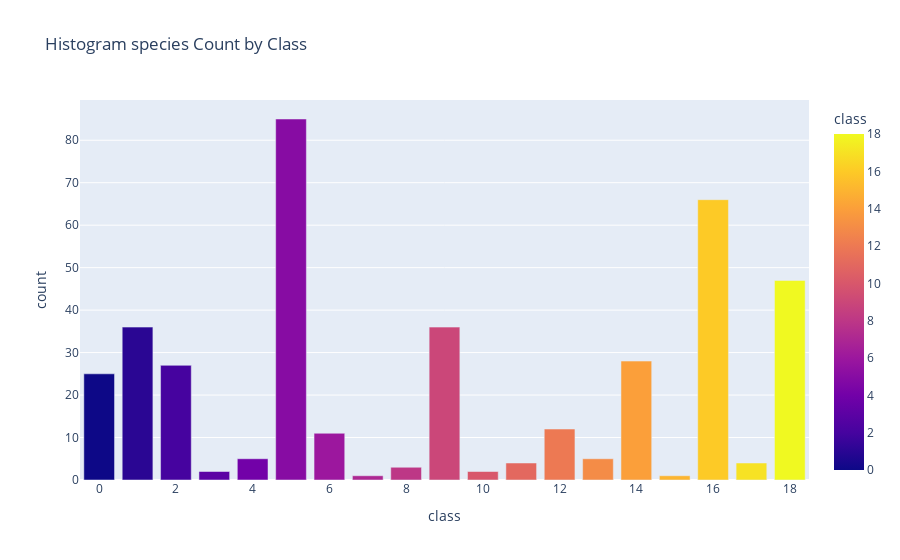

The notebook cell saved with this chart:
### Code cell
# Species count by Class
class_count = dataset['class'].value_counts().reset_index()
class_count.columns = ['class', 'count']

fig = px.bar(class_count, x='class', y='count', color='class',
             title='Histogram species Count by Class')
fig.show()

### Figure 1 — Plotly figure (JSON) as saved in the notebook; plotly's stock layout.template omitted (floating-point values rounded to 4 significant figures)
{"data": [{"alignmentgroup": "True", "hovertemplate": "class=%{marker.color}<br>count=%{y}<extra></extra>", "legendgroup": "", "marker": {"color": [5, 16, 18, 1, 9, 14, 2, 0, 12, 6, 13, 4, 17, 11, 8, 10, 3, 15, 7], "coloraxis": "coloraxis", "pattern": {"shape": ""}}, "name": "", "offsetgroup": "", "orientation": "v", "showlegend": false, "textposition": "auto", "type": "bar", "x": [5, 16, 18, 1, 9, 14, 2, 0, 12, 6, 13, 4, 17, 11, 8, 10, 3, 15, 7], "xaxis": "x", "y": [85, 66, 47, 36, 36, 28, 27, 25, 12, 11, 5, 5, 4, 4, 3, 2, 2, 1, 1], "yaxis": "y"}], "layout": {"barmode": "relative", "coloraxis": {"colorbar": {"title": {"text": "class"}}, "colorscale": [[0, "#0d0887"], [0.1111, "#46039f"], [0.2222, "#7201a8"], [0.3333, "#9c179e"], [0.4444, "#bd3786"], [0.5556, "#d8576b"], [0.6667, "#ed7953"], [0.7778, "#fb9f3a"], [0.8889, "#fdca26"], [1, "#f0f921"]]}, "legend": {"tracegroupgap": 0}, "title": {"text": "Histogram species Count by Class"}, "xaxis": {"anchor": "y", "domain": [0, 1], "title": {"text": "class"}}, "yaxis": {"anchor": "x", "domain": [0, 1], "title": {"text": "count"}}}}
